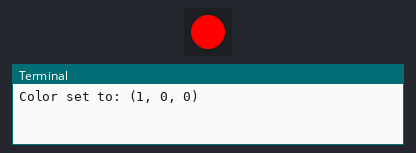
Simulated run of this program. Board: Raspberry Pi (BCM pin numbers). Parts: 1 RGB LEDs in strip order, left to right, the last lines printed to the terminal.

Above: at 0.5 s.
At 1.5 s:
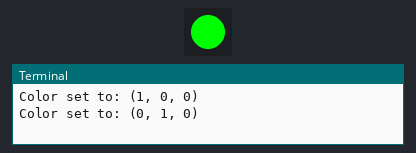
At 2.5 s:
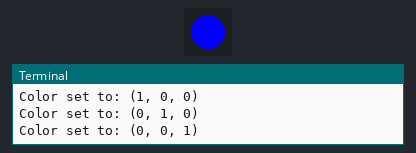
At 5.5 s:
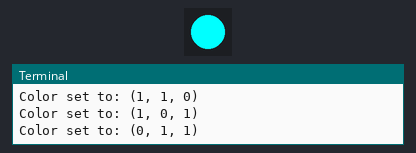
Timing chart, 0 to 7.8 s (numbered marks = the images above):
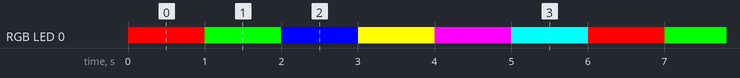

The program:

rgb-led.py
```python
#!/usr/bin/env python3
from gpiozero import RGBLED
from time import sleep

# Define a list of colors for the RGB LED in RGB format (Red, Green, Blue).
# Each color component ranges from 0 (off) to 1 (full intensity).
COLORS = [(1, 0, 0), (0, 1, 0), (0, 0, 1), (1, 1, 0), (1, 0, 1), (0, 1, 1)]

# Initialize an RGB LED. Connect the red component to GPIO 17, green to GPIO 18, and blue to GPIO 27.
rgb_led = RGBLED(red=17, green=18, blue=27)

try:
    # Continuously cycle through the defined colors.
    while True:
        for color in COLORS:
            # Set the RGB LED to the current color.
            rgb_led.color = color
            # Output the current color to the console.
            print(f"Color set to: {color}")
            # Wait for 1 second before switching to the next color.
            sleep(1)

except KeyboardInterrupt:
    # Handle a KeyboardInterrupt (Ctrl+C) to exit the loop gracefully.
    # GPIO cleanup will be managed automatically by GPIO Zero on script termination.
    pass
```

Measured:
- by itself, RGB LED 0: repeats every 6.0 s: RGB(0, 255, 0) 1.0 s, RGB(0, 0, 255) 1.0 s, RGB(255, 255, 0) 1.0 s, RGB(255, 0, 255) 1.0 s, RGB(0, 255, 255) 1.0 s, RGB(255, 0, 0) 1.0 s
- by itself, everything shown: repeats every 6.0 s, in 6 steps
